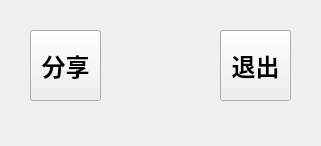
<?xml version="1.0" encoding="UTF-8"?>
<ui version="4.0">
 <class>mainWindow</class>
 <widget class="QMainWindow" name="mainWindow">
  <property name="geometry">
   <rect>
    <x>0</x>
    <y>0</y>
    <width>321</width>
    <height>146</height>
   </rect>
  </property>
  <property name="sizePolicy">
   <sizepolicy hsizetype="Fixed" vsizetype="Fixed">
    <horstretch>0</horstretch>
    <verstretch>0</verstretch>
   </sizepolicy>
  </property>
  <property name="font">
   <font>
    <family>等线 Light</family>
   </font>
  </property>
  <property name="windowTitle">
   <string>MainWindow</string>
  </property>
  <property name="windowOpacity">
   <double>0.800000000000000</double>
  </property>
  <property name="toolTip">
   <string comment="双击打开或关闭白板"/>
  </property>
  <property name="autoFillBackground">
   <bool>false</bool>
  </property>
  <widget class="QWidget" name="centralwidget">
   <widget class="QPushButton" name="pushButton_share">
    <property name="geometry">
     <rect>
      <x>30</x>
      <y>30</y>
      <width>71</width>
      <height>71</height>
     </rect>
    </property>
    <property name="font">
     <font>
      <pointsize>18</pointsize>
      <weight>75</weight>
      <bold>true</bold>
     </font>
    </property>
    <property name="toolTip">
     <string comment="开始分享"/>
    </property>
    <property name="text">
     <string>分享</string>
    </property>
   </widget>
   <widget class="QPushButton" name="pushButton_exit">
    <property name="geometry">
     <rect>
      <x>220</x>
      <y>30</y>
      <width>71</width>
      <height>71</height>
     </rect>
    </property>
    <property name="font">
     <font>
      <pointsize>18</pointsize>
      <weight>75</weight>
      <bold>true</bold>
     </font>
    </property>
    <property name="toolTip">
     <string comment="退出应用"/>
    </property>
    <property name="text">
     <string>退出</string>
    </property>
   </widget>
   <widget class="QLabel" name="labelshow">
    <property name="geometry">
     <rect>
      <x>110</x>
      <y>40</y>
      <width>101</width>
      <height>41</height>
     </rect>
    </property>
    <property name="font">
     <font>
      <pointsize>16</pointsize>
     </font>
    </property>
    <property name="text">
     <string/>
    </property>
   </widget>
  </widget>
 </widget>
 <resources/>
 <connections/>
</ui>
